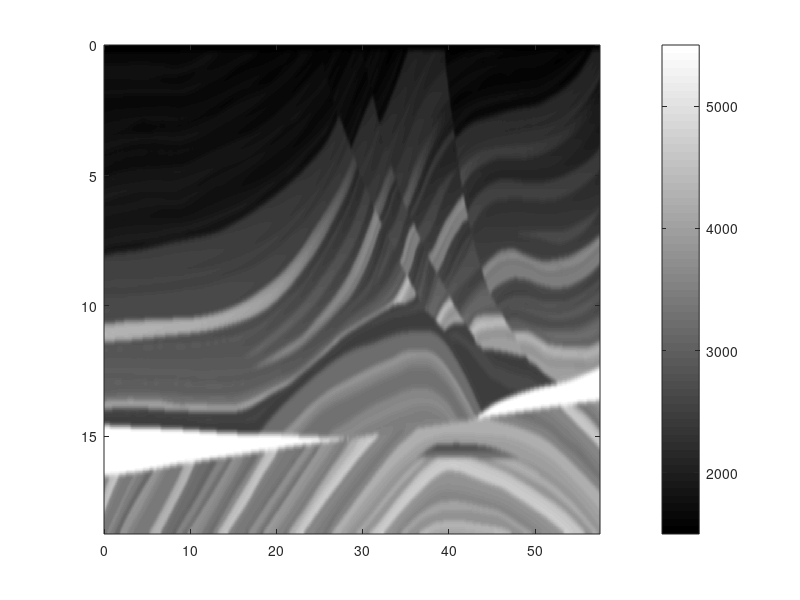

MATLAB code to generate this figure: (Note: this script raises an error after producing the figure.)
% This code is an example for solving 2D ray equations using MATLAB
% ODE solver. 
% The original code is in Python developed by Matteo Ravasi can be fount
% in:
% https://github.com/DIG-Kaust/Seismology/tree/main/RayTrace
%
% Converted from Python to MATLAB by: Navid Amini
% email: amini[underline]navid[at]yahoo[dot]com

clc, clear

% load Marmousi model
load('Marmousi_vp.mat');
vel = MARM_vp;

dx = 25; 
dz = 25;

[nz,nx] = size(vel);
x = (0:nx-1)*dx;
z = (0:nz-1)*dx;

% Smooth velocity model
vel = imgaussfilt(vel,4);

% Source location
ixs = 1000;
izs = 1;
source = [x(ixs), z(izs)]; 

% Take off angles
thetas = -30:5:30;

% Vector of lengths
lstep = [0, 1e5];

imagesc(x/1000,z/1000,vel), colormap gray; colorbar
hold on

% Raytrace
raytrace(vel, x, z, dx, dz, lstep, source, thetas, ixs, izs)

axis equal, axis tight
axis equal, axis tight
xlabel('x (Km)')
ylabel('z (Km)')
